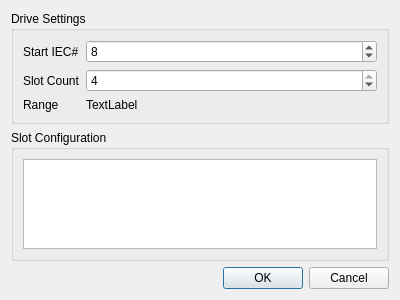
<?xml version="1.0" encoding="UTF-8"?>
<ui version="4.0">
 <class>IECFoundryDriveSettingsDialog</class>
 <widget class="QDialog" name="IECFoundryDriveSettingsDialog">
  <property name="geometry">
   <rect>
    <x>0</x>
    <y>0</y>
    <width>400</width>
    <height>300</height>
   </rect>
  </property>
  <property name="windowTitle">
   <string>Foundry Disk Settings</string>
  </property>
  <layout class="QFormLayout" name="formLayout">
   <item row="0" column="0" colspan="2">
    <widget class="QGroupBox" name="groupBox_Drive">
     <property name="title">
      <string>Drive Settings</string>
     </property>
     <layout class="QFormLayout" name="formLayout_2">
      <item row="0" column="0">
       <widget class="QLabel" name="label_StartDevice">
        <property name="text">
         <string>Start IEC#</string>
        </property>
       </widget>
      </item>
      <item row="0" column="1">
       <widget class="QSpinBox" name="spinBox_StartDevice">
        <property name="minimum">
         <number>4</number>
        </property>
        <property name="maximum">
         <number>30</number>
        </property>
        <property name="value">
         <number>8</number>
        </property>
       </widget>
      </item>
      <item row="1" column="0">
       <widget class="QLabel" name="label_SlotCount">
        <property name="text">
         <string>Slot Count</string>
        </property>
       </widget>
      </item>
      <item row="1" column="1">
       <widget class="QSpinBox" name="spinBox_SlotCount">
        <property name="minimum">
         <number>1</number>
        </property>
        <property name="maximum">
         <number>4</number>
        </property>
        <property name="value">
         <number>4</number>
        </property>
       </widget>
      </item>
      <item row="2" column="0">
       <widget class="QLabel" name="label_ReservedRange">
        <property name="text">
         <string>Range</string>
        </property>
       </widget>
      </item>
      <item row="2" column="1">
       <widget class="QLabel" name="label_ReservedRangeValue">
        <property name="text">
         <string>TextLabel</string>
        </property>
       </widget>
      </item>
     </layout>
    </widget>
   </item>
   <item row="2" column="0" colspan="2">
    <widget class="QDialogButtonBox" name="buttonBox">
     <property name="orientation">
      <enum>Qt::Orientation::Horizontal</enum>
     </property>
     <property name="standardButtons">
      <set>QDialogButtonBox::StandardButton::Cancel|QDialogButtonBox::StandardButton::Ok</set>
     </property>
    </widget>
   </item>
   <item row="1" column="0" colspan="2">
    <widget class="QGroupBox" name="groupBox_Slots">
     <property name="title">
      <string>Slot Configuration</string>
     </property>
     <layout class="QVBoxLayout" name="verticalLayout">
      <item>
       <widget class="QTableWidget" name="tableWidget_Slots">
        <property name="horizontalScrollBarPolicy">
         <enum>Qt::ScrollBarPolicy::ScrollBarAlwaysOff</enum>
        </property>
        <property name="editTriggers">
         <set>QAbstractItemView::EditTrigger::NoEditTriggers</set>
        </property>
        <property name="alternatingRowColors">
         <bool>true</bool>
        </property>
        <property name="selectionMode">
         <enum>QAbstractItemView::SelectionMode::NoSelection</enum>
        </property>
        <property name="rowCount">
         <number>0</number>
        </property>
        <property name="columnCount">
         <number>2</number>
        </property>
        <attribute name="horizontalHeaderVisible">
         <bool>false</bool>
        </attribute>
        <column/>
        <column/>
       </widget>
      </item>
     </layout>
    </widget>
   </item>
  </layout>
 </widget>
 <resources/>
 <connections>
  <connection>
   <sender>buttonBox</sender>
   <signal>accepted()</signal>
   <receiver>IECFoundryDriveSettingsDialog</receiver>
   <slot>accept()</slot>
   <hints>
    <hint type="sourcelabel">
     <x>248</x>
     <y>254</y>
    </hint>
    <hint type="destinationlabel">
     <x>157</x>
     <y>274</y>
    </hint>
   </hints>
  </connection>
  <connection>
   <sender>buttonBox</sender>
   <signal>rejected()</signal>
   <receiver>IECFoundryDriveSettingsDialog</receiver>
   <slot>reject()</slot>
   <hints>
    <hint type="sourcelabel">
     <x>316</x>
     <y>260</y>
    </hint>
    <hint type="destinationlabel">
     <x>286</x>
     <y>274</y>
    </hint>
   </hints>
  </connection>
 </connections>
</ui>
